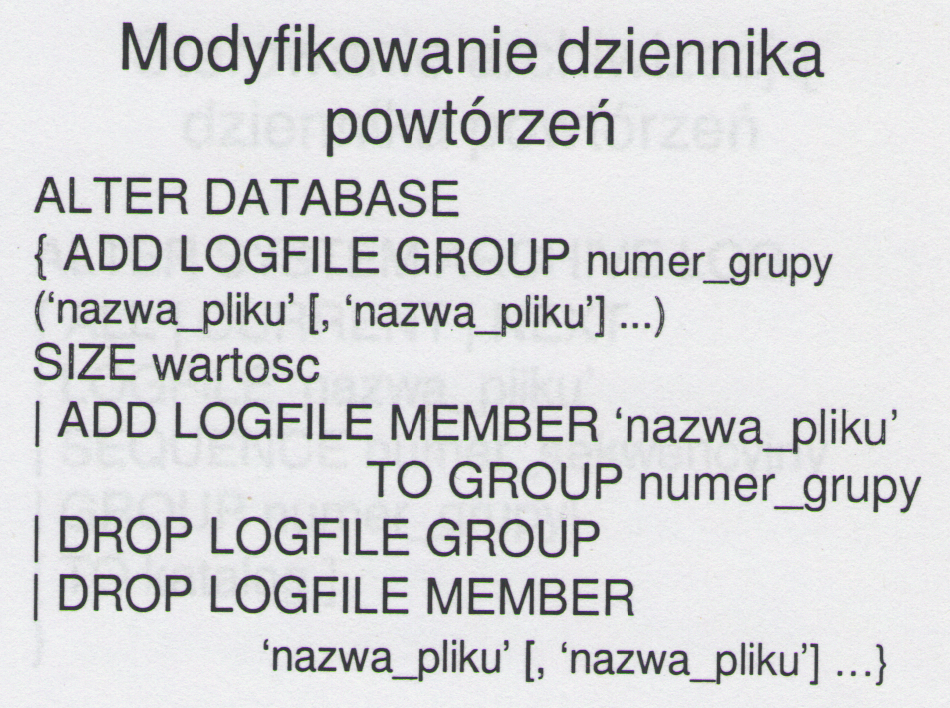
#> input picture test1.bmp, 950 x 708 px
$ python -i imagePreprocessing.py   (imports and definitions only)
#> lines starting #> are read from the running program, lines starting #| are printed output that depends on the picture; after the words box and inside, x2 and y2 are one past the last pixel; in counts of white or black regions, pixels touching at a corner belong together
#> further down, picture is the input picture: shape (708, 950, 3); mean B, G, R 215.9, 214.1, 213.5
import cv2
import numpy as np

#Przygotowanie wstepne obrazu

def preprocessing(img):

    #Zamiana do odcieni szarosci
    img = cv2.cvtColor(img,cv2.COLOR_BGR2GRAY)
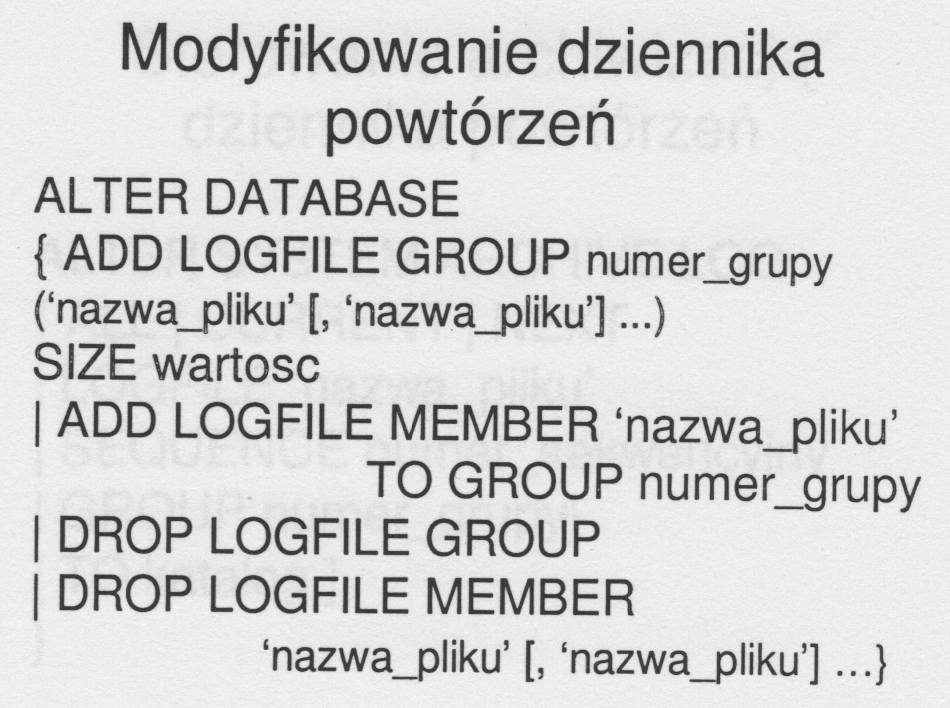
#> img: shape (708, 950); min 46, max 246, mean 214.2

    #Normalizacja histogramu - Contrast Limited Adaptive Histogram Equalization
    clahe = cv2.createCLAHE(clipLimit=1.0, tileGridSize=(1,1))
    img = clahe.apply(img)

    #binaryzacja
    #th, img = cv2.threshold(img, 127, 255, cv2.THRESH_BINARY_INV | cv2.THRESH_OTSU)
    th, img = cv2.threshold(img, 127, 255, cv2.THRESH_BINARY_INV | cv2.THRESH_BINARY)
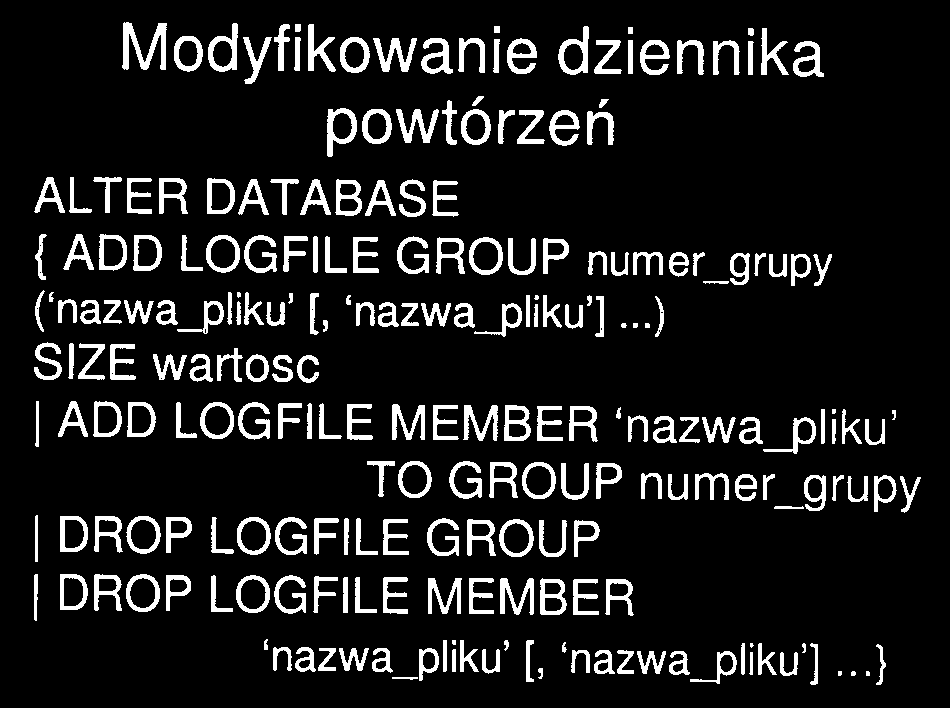
#> img: shape (708, 950); 10.6% white; 238 white regions (6 under 20 px), largest, box (x1, y1, x2, y2) and area: (122, 22, 167, 70) 988, (373, 38, 417, 72) 652, (396, 109, 439, 143) 633
    # erozja i dylatacja
    kernel = np.ones((1,1), np.uint8)
    img = cv2.erode(img, kernel, iterations=1)
    img = cv2.dilate(img, kernel, iterations=1)

    #ewentualna dodatkowa filtracja
    img = cv2.GaussianBlur(img,(1,1),1)

    return img

>>> import cv2
>>> picture = cv2.imread('test1.bmp')
>>> result = preprocessing(picture)

$ run again, on test2.bmp
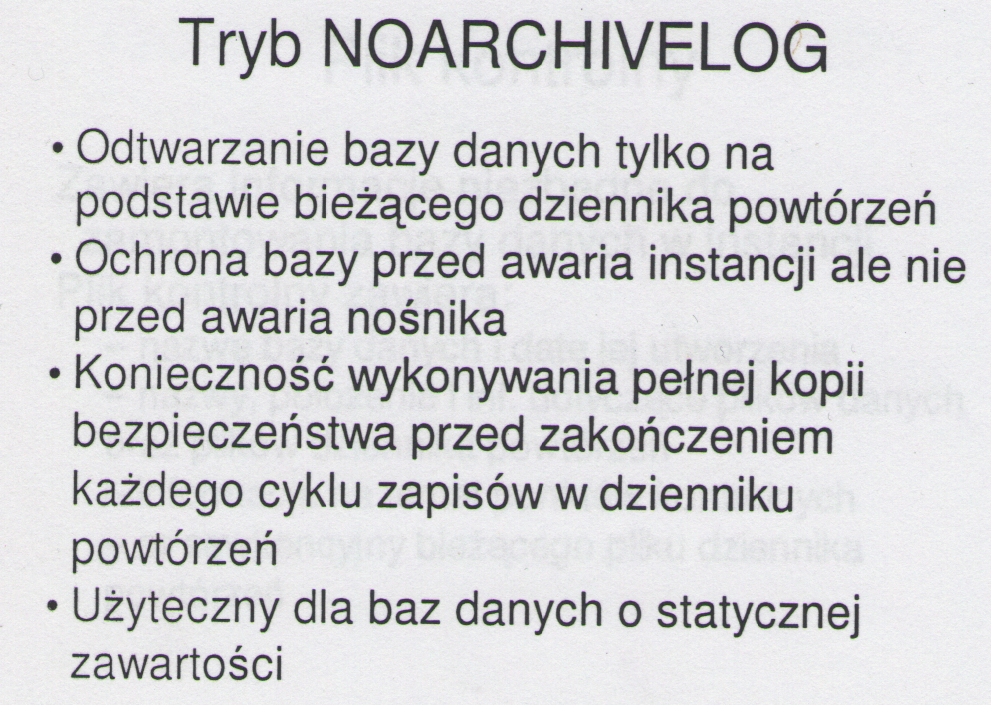
#> input picture test2.bmp, 991 x 705 px
#> picture is the input picture: shape (705, 991, 3); mean B, G, R 215.6, 214.1, 213.6
#> in preprocessing, `img = cv2.cvtColor(img,cv2.COLOR_BGR2GRAY)`:
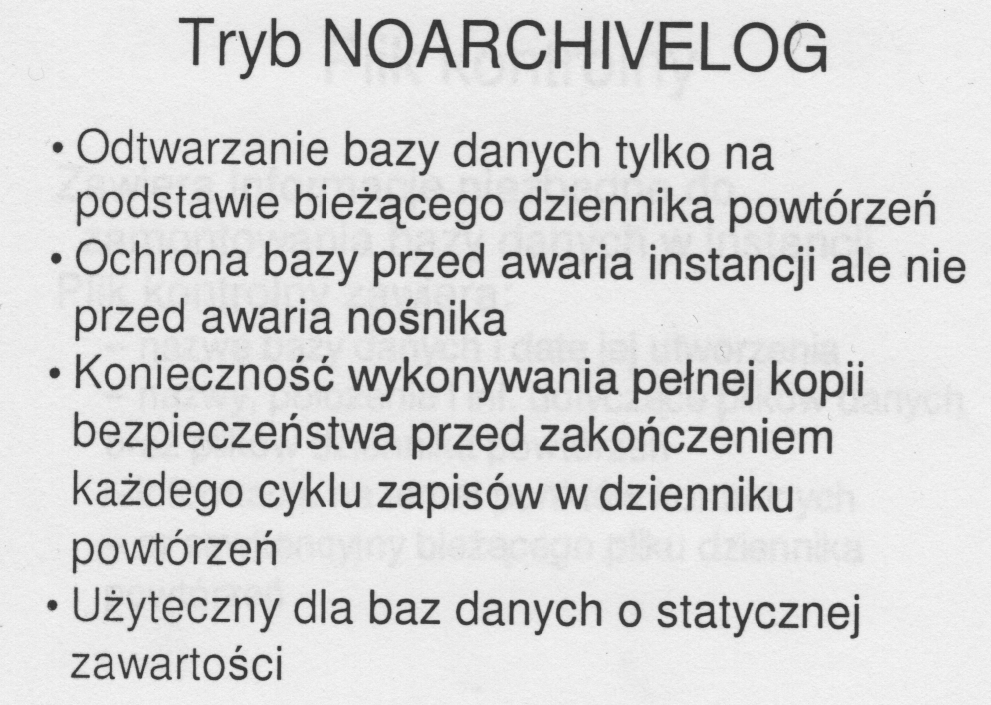
#> img: shape (705, 991); min 44, max 246, mean 214.1
#> in preprocessing, `th, img = cv2.threshold(img, 127, 255, cv2.THRESH_BINARY_INV | cv2.THR..`:
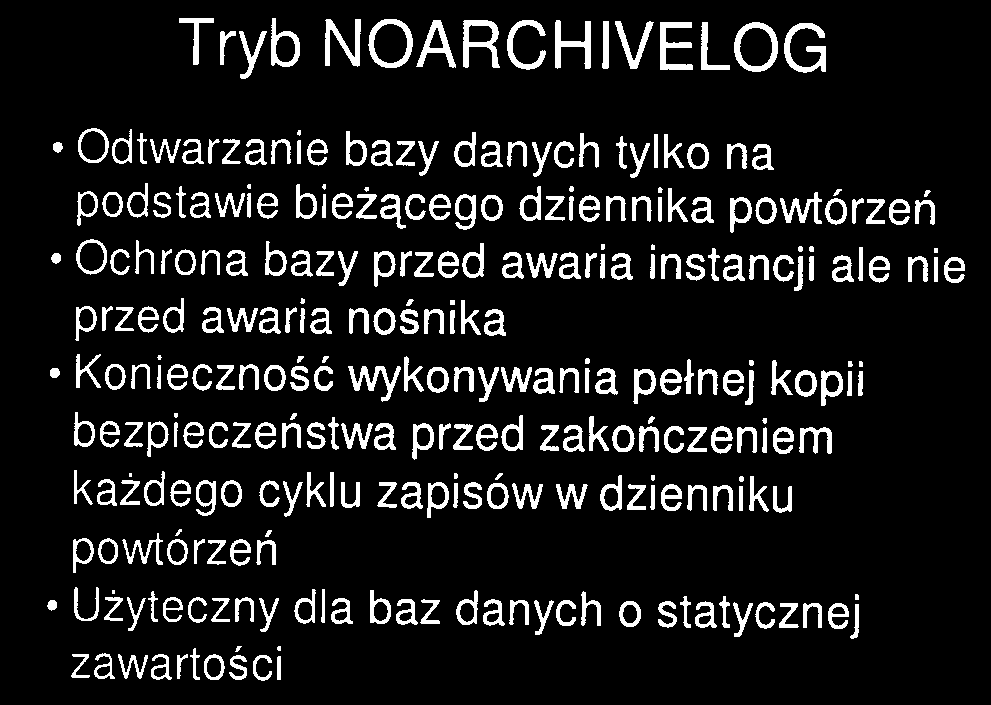
#> img: shape (705, 991); 10.4% white; 318 white regions (9 under 20 px), largest, box (x1, y1, x2, y2) and area: (784, 23, 826, 73) 834, (463, 20, 500, 68) 783, (734, 22, 778, 72) 782

$ run again, on test3.bmp
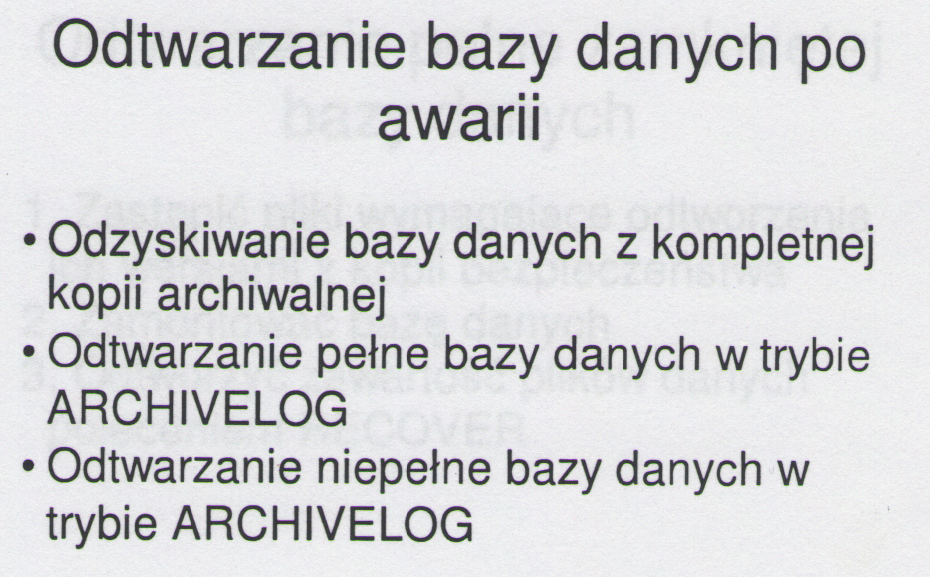
#> input picture test3.bmp, 930 x 577 px
#> picture is the input picture: shape (577, 930, 3); mean B, G, R 217.7, 216, 215.4
#> in preprocessing, `img = cv2.cvtColor(img,cv2.COLOR_BGR2GRAY)`:
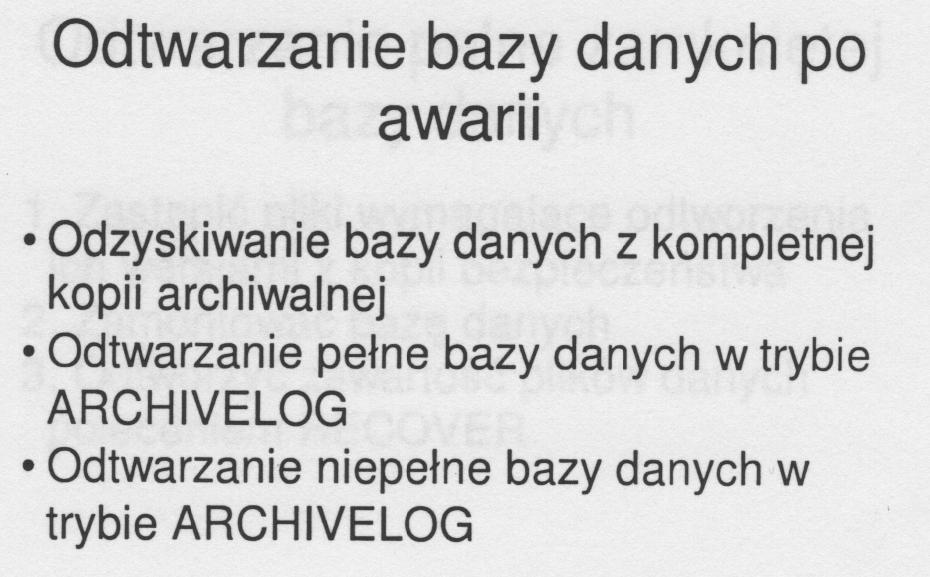
#> img: shape (577, 930); min 45, max 246, mean 216
#> in preprocessing, `th, img = cv2.threshold(img, 127, 255, cv2.THRESH_BINARY_INV | cv2.THR..`:
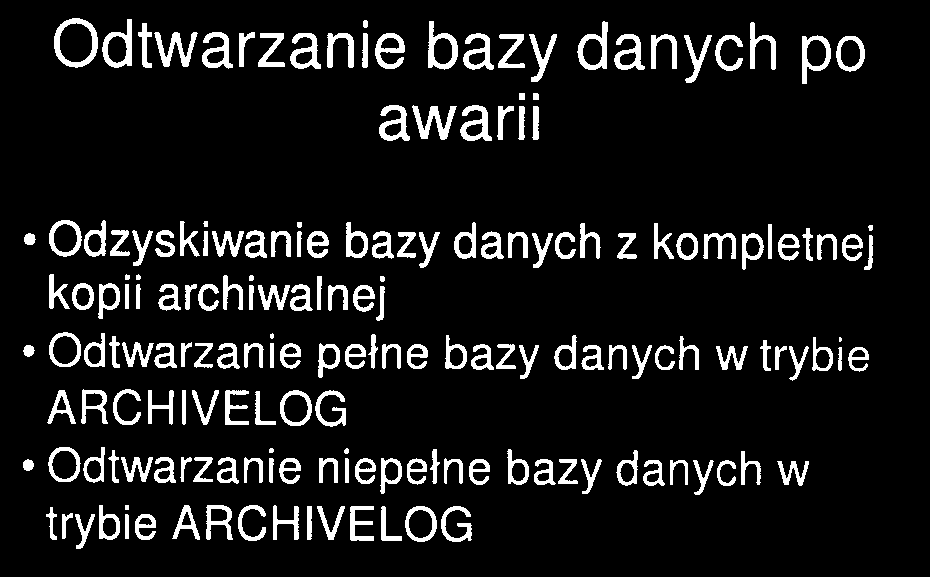
#> img: shape (577, 930); 9.5% white; 185 white regions (2 under 20 px), largest, box (x1, y1, x2, y2) and area: (54, 18, 98, 68) 736, (412, 105, 457, 140) 658, (154, 32, 198, 67) 634

$ run again, on test4.bmp
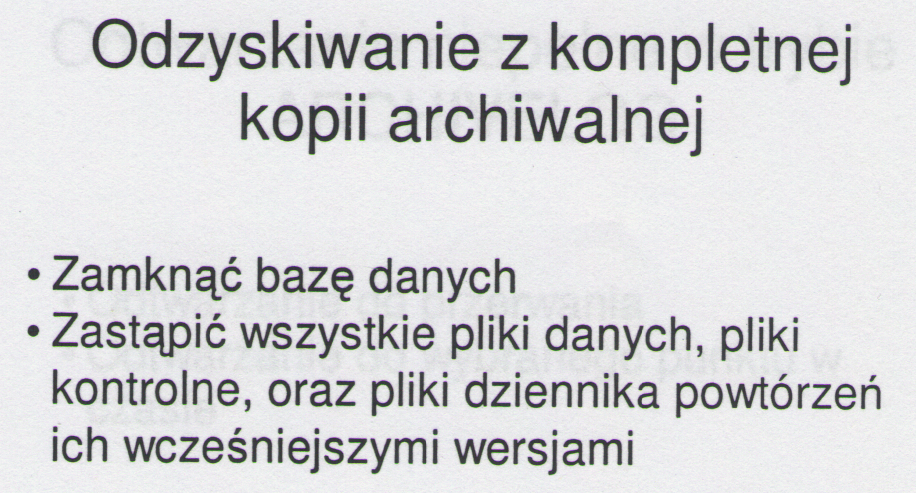
#> input picture test4.bmp, 916 x 493 px
#> picture is the input picture: shape (493, 916, 3); mean B, G, R 217.7, 216, 215.5
#> in preprocessing, `img = cv2.cvtColor(img,cv2.COLOR_BGR2GRAY)`:
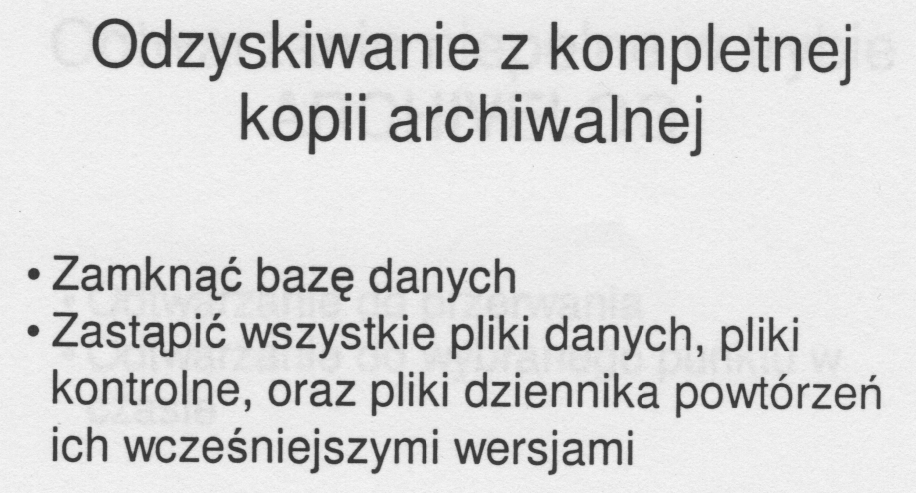
#> img: shape (493, 916); min 42, max 246, mean 216
#> in preprocessing, `th, img = cv2.threshold(img, 127, 255, cv2.THRESH_BINARY_INV | cv2.THR..`:
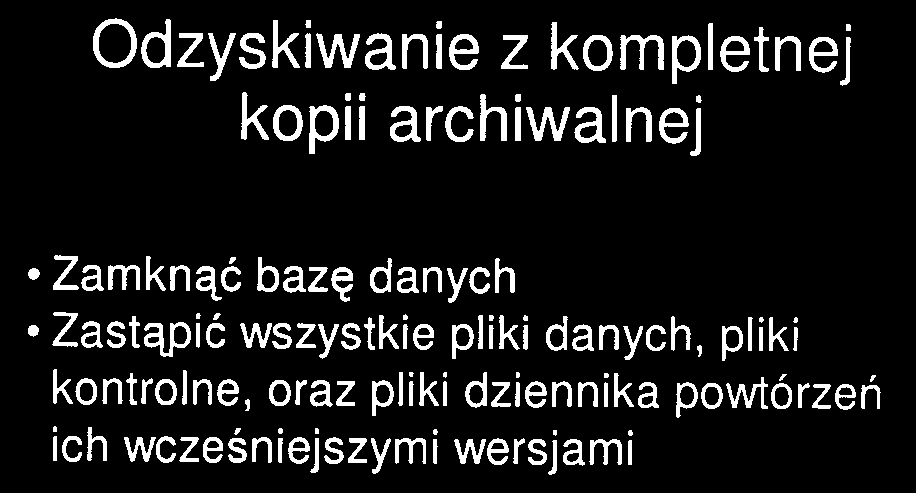
#> img: shape (493, 916); 10% white; 180 white regions, largest, box (x1, y1, x2, y2) and area: (93, 18, 137, 68) 746, (144, 322, 191, 357) 668, (526, 107, 570, 141) 665
